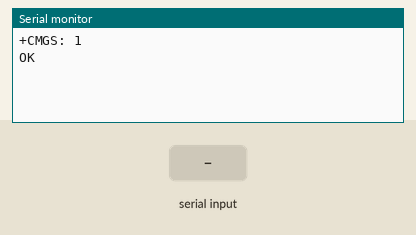
Bench run of a program on a simulated ESP32. Parts: the last lines printed to the serial monitor. The test bench sets the inputs (shaded band). Nothing arrives over Bluetooth unless stated; the modem accepts every AT command (registered, SIM ready, sends succeed) and sends nothing else.

Above: at 7.2 s.
7.3 s: "1" received over the second serial link
At 8.3 s:
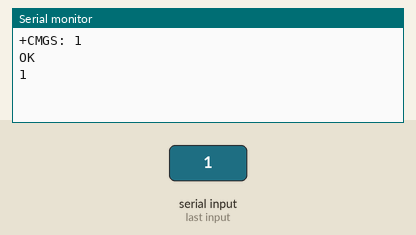
8.8 s: "0" received over the second serial link
At 9.4 s:
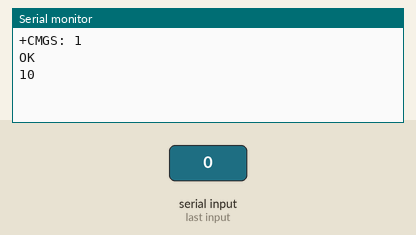

Measured:
- after the input at 7.3 s, the serial monitor: prints a new line at once (image 1)
- after the input at 8.8 s, the serial monitor: prints a new line at once (image 2)

The program:

main.cpp
```cpp
#include <HardwareSerial.h>
#include <BluetoothSerial.h>

#define GPS_BAUDRATE 115200  // The default baudrate of most GPS modules is 9600

#define RXD2 16
#define TXD2 17

HardwareSerial gpsSerial(2);  // GPS module connected to Serial2
BluetoothSerial SerialBT;

/**
 * @brief Sends a UBX (u-blox) command to the GPS module.
 *
 * @param payload Pointer to the array containing the UBX command payload.
 *                The payload should not include the preamble bytes (0xB5, 0x62)
 *                and the checksum bytes (CK_A, CK_B) as they are added internally.
 *                The function automatically calculates and appends the checksum
 *                to the payload before sending it to the GPS module.
 *
 * @param length  The length of the UBX command payload.
 *
 * @note The UBX protocol requires a specific start sequence (preamble) and
 *       checksum bytes at the end of each command. This function handles the
 *       generation of the preamble and checksum, allowing the caller to provide
 *       only the essential payload. Including preamble and checksum in the payload
 *       is not necessary, as this function takes care of their generation.
 */
void sendUBXCommand(const uint8_t *payload, size_t length) {
  uint8_t ckA = 0, ckB = 0;

  // Calculate Fletcher checksum for payload
  for (uint16_t i = 0; i < length; i++) {
    ckA = (ckA + payload[i]) % 256;
    ckB = (ckB + ckA) % 256;
  }

  // Start of UBX frame
  gpsSerial.write(0xB5);
  gpsSerial.write(0x62);

  // Write payload to serial
  for (size_t i = 0; i < length; i++) {
    gpsSerial.write(payload[i]);
  }

  // Write checksum to serial
  gpsSerial.write(ckA);
  gpsSerial.write(ckB);

  // Delay to ensure the GPS module processes the command
  delay(100);
}

/**
 * @brief Setup function to initialize the GPS module and configure its settings.
 *
 * @note Some fake GPS modules may encounter issues with the Battery-Backed RAM (BBR)
 *       and flash memory, causing settings to revert to their default after power loss
 *       (cold start). To address this, the GPS module is initially started at the default
 *       baud rate (9600 bps), and all necessary settings, including changing the baud rate
 *       to 115200 bps, are applied. Starting at 9600 bps ensures compatibility with modules
 *       that may have reset to their default settings. The change of baud rate to 115200 bps
 *       is done last to ensure that all other settings are successfully applied before the
 *       switch, as changing the baud rate interrupts communication until it matches on both ends.
 */
void setup() {
  Serial.begin(GPS_BAUDRATE);
  gpsSerial.begin(38400);  // Set the default baud rate
  SerialBT.begin("ESP32_GPS_Proxy");  // Set default Bluetooth device name

  String macAddress = SerialBT.getBtAddressString();
  String UID = macAddress.substring(9, 11) + macAddress.substring(12, 14) + macAddress.substring(15, 17);

  SerialBT.begin("GPS-" + UID);

  // Configure GNSS settings
  uint8_t CFG_GNSS[][40] = {
    //{0x06, 0x3E, 0x24, 0x00, 0x00, 0x16, 0x05, 0x04, 0x00, 0x04, 0x05, 0x00, 0x01, 0x00, 0x00, 0x00, 0x01, 0x00, 0x00, 0x00, 0x00, 0x00, 0x00, 0x00, 0x05, 0x00, 0x00, 0x00, 0x00, 0x00, 0x00, 0x00, 0x06, 0x00, 0x00, 0x00, 0x00, 0x00, 0x00, 0x00}
    {0x06, 0x3E, 0x24, 0x00, 0x00, 0x16, 0x16, 0x04, 0x00, 0x08, 0x10, 0x00, 0x01, 0x00, 0x00, 0x00, 0x01, 0x01, 0x06, 0x00, 0x01, 0x00, 0x00, 0x00, 0x05, 0x00, 0x00, 0x00, 0x00, 0x00, 0x00, 0x00, 0x06, 0x00, 0x00, 0x00, 0x00, 0x00, 0x00, 0x00}
  };

  for (size_t i = 0; i < (sizeof(CFG_GNSS) / sizeof(CFG_GNSS[0])); i++) {
    sendUBXCommand(CFG_GNSS[i], sizeof(CFG_GNSS[0]));
  }

  // Configure NMEA message output
  uint8_t CFG_MSG[][12] = {
    {0x06, 0x01, 0x08, 0x00, 0x0B, 0x30, 0x00, 0x00, 0x00, 0x00, 0x00, 0x00},
    {0x06, 0x01, 0x08, 0x00, 0x0B, 0x32, 0x00, 0x00, 0x00, 0x00, 0x00, 0x00},
    {0x06, 0x01, 0x08, 0x00, 0x0B, 0x33, 0x00, 0x00, 0x00, 0x00, 0x00, 0x00},
    {0x06, 0x01, 0x08, 0x00, 0x0B, 0x31, 0x00, 0x00, 0x00, 0x00, 0x00, 0x00},
    {0x06, 0x01, 0x08, 0x00, 0x0B, 0x01, 0x00, 0x00, 0x00, 0x00, 0x00, 0x00},
    {0x06, 0x01, 0x08, 0x00, 0x0B, 0x00, 0x00, 0x00, 0x00, 0x00, 0x00, 0x00},
    {0x06, 0x01, 0x08, 0x00, 0x21, 0x08, 0x00, 0x00, 0x00, 0x00, 0x00, 0x00},
    {0x06, 0x01, 0x08, 0x00, 0x0A, 0x0B, 0x00, 0x00, 0x00, 0x00, 0x00, 0x00},
    {0x06, 0x01, 0x08, 0x00, 0x0A, 0x09, 0x00, 0x00, 0x00, 0x00, 0x00, 0x00},
    {0x06, 0x01, 0x08, 0x00, 0x0A, 0x02, 0x00, 0x00, 0x00, 0x00, 0x00, 0x00},
    {0x06, 0x01, 0x08, 0x00, 0x0A, 0x06, 0x00, 0x00, 0x00, 0x00, 0x00, 0x00},
    {0x06, 0x01, 0x08, 0x00, 0x0A, 0x07, 0x00, 0x00, 0x00, 0x00, 0x00, 0x00},
    {0x06, 0x01, 0x08, 0x00, 0x0A, 0x21, 0x00, 0x00, 0x00, 0x00, 0x00, 0x00},
    {0x06, 0x01, 0x08, 0x00, 0x0A, 0x08, 0x00, 0x00, 0x00, 0x00, 0x00, 0x00},
    {0x06, 0x01, 0x08, 0x00, 0x01, 0x60, 0x00, 0x00, 0x00, 0x00, 0x00, 0x00},
    {0x06, 0x01, 0x08, 0x00, 0x01, 0x22, 0x00, 0x00, 0x00, 0x00, 0x00, 0x00},
    {0x06, 0x01, 0x08, 0x00, 0x01, 0x31, 0x00, 0x00, 0x00, 0x00, 0x00, 0x00},
    {0x06, 0x01, 0x08, 0x00, 0x01, 0x04, 0x00, 0x00, 0x00, 0x00, 0x00, 0x00},
    {0x06, 0x01, 0x08, 0x00, 0x01, 0x01, 0x00, 0x00, 0x00, 0x00, 0x00, 0x00},
    {0x06, 0x01, 0x08, 0x00, 0x01, 0x02, 0x00, 0x00, 0x00, 0x00, 0x00, 0x00},
    {0x06, 0x01, 0x08, 0x00, 0x01, 0x07, 0x00, 0x00, 0x00, 0x00, 0x00, 0x00},
    {0x06, 0x01, 0x08, 0x00, 0x01, 0x32, 0x00, 0x00, 0x00, 0x00, 0x00, 0x00},
    {0x06, 0x01, 0x08, 0x00, 0x01, 0x06, 0x00, 0x00, 0x00, 0x00, 0x00, 0x00},
    {0x06, 0x01, 0x08, 0x00, 0x01, 0x03, 0x00, 0x00, 0x00, 0x00, 0x00, 0x00},
    {0x06, 0x01, 0x08, 0x00, 0x01, 0x30, 0x00, 0x00, 0x00, 0x00, 0x00, 0x00},
    {0x06, 0x01, 0x08, 0x00, 0x01, 0x20, 0x00, 0x00, 0x00, 0x00, 0x00, 0x00},
    {0x06, 0x01, 0x08, 0x00, 0x01, 0x21, 0x00, 0x00, 0x00, 0x00, 0x00, 0x00},
    {0x06, 0x01, 0x08, 0x00, 0x01, 0x11, 0x00, 0x00, 0x00, 0x00, 0x00, 0x00},
    {0x06, 0x01, 0x08, 0x00, 0x01, 0x12, 0x00, 0x00, 0x00, 0x00, 0x00, 0x00},
    {0x06, 0x01, 0x08, 0x00, 0x02, 0x20, 0x00, 0x00, 0x00, 0x00, 0x00, 0x00},
    {0x06, 0x01, 0x08, 0x00, 0x0D, 0x03, 0x00, 0x00, 0x00, 0x00, 0x00, 0x00},
    {0x06, 0x01, 0x08, 0x00, 0x0D, 0x01, 0x00, 0x00, 0x00, 0x00, 0x00, 0x00},
    {0x06, 0x01, 0x08, 0x00, 0x0D, 0x06, 0x00, 0x00, 0x00, 0x00, 0x00, 0x00},
    {0x06, 0x01, 0x08, 0x00, 0xF0, 0x00, 0x01, 0x01, 0x01, 0x01, 0x01, 0x01},
    {0x06, 0x01, 0x08, 0x00, 0xF0, 0x01, 0x00, 0x00, 0x00, 0x00, 0x00, 0x01},
    {0x06, 0x01, 0x08, 0x00, 0xF0, 0x02, 0x00, 0x00, 0x00, 0x00, 0x00, 0x01},
    {0x06, 0x01, 0x08, 0x00, 0xF0, 0x03, 0x00, 0x00, 0x00, 0x00, 0x00, 0x01},
    {0x06, 0x01, 0x08, 0x00, 0xF0, 0x04, 0x00, 0x01, 0x00, 0x00, 0x00, 0x01},
    {0x06, 0x01, 0x08, 0x00, 0xF0, 0x05, 0x00, 0x00, 0x00, 0x00, 0x00, 0x01},
    {0x06, 0x01, 0x08, 0x00, 0xF0, 0x06, 0x00, 0x00, 0x00, 0x00, 0x00, 0x00},
    {0x06, 0x01, 0x08, 0x00, 0xF0, 0x07, 0x00, 0x00, 0x00, 0x00, 0x00, 0x00},
    {0x06, 0x01, 0x08, 0x00, 0xF0, 0x08, 0x00, 0x00, 0x00, 0x00, 0x00, 0x00},
    {0x06, 0x01, 0x08, 0x00, 0xF0, 0x09, 0x00, 0x00, 0x00, 0x00, 0x00, 0x00},
    {0x06, 0x01, 0x08, 0x00, 0xF0, 0x0A, 0x00, 0x00, 0x00, 0x00, 0x00, 0x00},
    {0x06, 0x01, 0x08, 0x00, 0xF0, 0x0D, 0x00, 0x00, 0x00, 0x00, 0x00, 0x00},
    {0x06, 0x01, 0x08, 0x00, 0xF1, 0x00, 0x00, 0x00, 0x00, 0x00, 0x00, 0x00},
    {0x06, 0x01, 0x08, 0x00, 0xF1, 0x03, 0x00, 0x00, 0x00, 0x00, 0x00, 0x00},
    {0x06, 0x01, 0x08, 0x00, 0xF1, 0x04, 0x00, 0x00, 0x00, 0x00, 0x00, 0x00}
  };

  for (size_t i = 0; i < (sizeof(CFG_MSG) / sizeof(CFG_MSG[0])); i++) {
    sendUBXCommand(CFG_MSG[i], sizeof(CFG_MSG[0]));
  }

  // Configure NMEA settings
  uint8_t CFG_NMEA[][16] = {
    {0x06, 0x17, 0x0C, 0x00, 0x00, 0x21, 0x00, 0x02, 0x00, 0x00, 0x00, 0x00, 0x01, 0x00, 0x00, 0x00},
  };

  for (size_t i = 0; i < (sizeof(CFG_NMEA) / sizeof(CFG_NMEA[0])); i++) {
    sendUBXCommand(CFG_NMEA[i], sizeof(CFG_NMEA[0]));
  }

  // Configure NAV5 settings
  uint8_t CFG_NAV5[][40] = {
    {0x06, 0x24, 0x24, 0x00, 0xFF, 0xFF, 0x04, 0x03, 0x00, 0x00, 0x00, 0x00, 0x10, 0x27, 0x00, 0x00, 0x05, 0x00, 0xFA, 0x00, 0xFA, 0x00, 0x64, 0x00, 0x2C, 0x01, 0x00, 0x3C, 0x00, 0x00, 0x00, 0x00, 0x00, 0x00, 0x00, 0x00, 0x00, 0x00, 0x00, 0x00}
  };

  for (size_t i = 0; i < (sizeof(CFG_NAV5) / sizeof(CFG_NAV5[0])); i++) {
    sendUBXCommand(CFG_NAV5[i], sizeof(CFG_NAV5[0]));
  }

  // Configure NAV5X settings
  uint8_t CFG_NAV5X[][44] = {
    {0x06, 0x23, 0x28, 0x00, 0x00, 0x00, 0xFF, 0xFF, 0x4F, 0x00, 0x00, 0x00, 0x03, 0x02, 0x03, 0x16, 0x07, 0x00, 0x00, 0x01, 0x00, 0x00, 0x9B, 0x06, 0x00, 0x00, 0x00, 0x00, 0x01, 0x01, 0x00, 0x01, 0x00, 0x64, 0x64, 0x00, 0x00, 0x01, 0x10, 0x00, 0x00, 0x00, 0x00, 0x00}
  };

  for (size_t i = 0; i < (sizeof(CFG_NAV5X) / sizeof(CFG_NAV5X[0])); i++) {
    sendUBXCommand(CFG_NAV5X[i], sizeof(CFG_NAV5X[0]));
  }

  // Configure VFG_ITFM settings
  uint8_t CFG_ITFM[][12] = {
    {0x06, 0x39, 0x08, 0x00, 0xF3, 0xAC, 0x62, 0xAD, 0x1E, 0x63, 0x00, 0x00}
  };

  for (size_t i = 0; i < (sizeof(CFG_ITFM) / sizeof(CFG_ITFM[0])); i++) {
    sendUBXCommand(CFG_ITFM[i], sizeof(CFG_ITFM[0]));
  }

  // Configure rate settings to 18HZ
  uint8_t CFG_RATE[][10] = {
    {0x06, 0x08, 0x06, 0x00, 0x32, 0x00, 0x01, 0x00, 0x00, 0x00}
  };

  for (size_t i = 0; i < (sizeof(CFG_RATE) / sizeof(CFG_RATE[0])); i++) {
    sendUBXCommand(CFG_RATE[i], sizeof(CFG_RATE[0]));
  }

  // Configure SBAS settings
  uint8_t CFG_SBAS[][12] = {
    {0x06, 0x16, 0x08, 0x00, 0x01, 0x03, 0x03, 0x00, 0x00, 0x00, 0x00, 0x00}
  };

  for (size_t i = 0; i < (sizeof(CFG_SBAS) / sizeof(CFG_SBAS[0])); i++) {
    sendUBXCommand(CFG_SBAS[i], sizeof(CFG_SBAS[0]));
  }

  // Change baud rate to 115200 bps (must be the last setting applied)
  uint8_t CFG_PRT[][24] = {
    {0x06, 0x00, 0x14, 0x00, 0x00, 0x00, 0x00, 0x00, 0x84, 0x00, 0x00, 0x00, 0x00, 0x00, 0x00, 0x00, 0x00, 0x00, 0x00, 0x00, 0x00, 0x00, 0x00, 0x00},
    {0x06, 0x00, 0x14, 0x00, 0x02, 0x00, 0x00, 0x00, 0xC0, 0x38, 0x00, 0x00, 0x00, 0x00, 0x00, 0x00, 0x00, 0x00, 0x00, 0x00, 0x00, 0x00, 0x00, 0x00},
    {0x06, 0x00, 0x14, 0x00, 0x03, 0x00, 0x00, 0x00, 0x00, 0x00, 0x00, 0x00, 0x00, 0x00, 0x00, 0x00, 0x00, 0x00, 0x00, 0x00, 0x00, 0x00, 0x00, 0x00},
    {0x06, 0x00, 0x14, 0x00, 0x04, 0x00, 0x00, 0x00, 0x00, 0x32, 0x00, 0x00, 0x00, 0x00, 0x00, 0x00, 0x07, 0x00, 0x03, 0x00, 0x00, 0x00, 0x00, 0x00},
    {0x06, 0x00, 0x14, 0x00, 0x01, 0x00, 0x00, 0x00, 0xC0, 0x08, 0x00, 0x00, 0x00, 0xC2, 0x01, 0x00, 0x03, 0x00, 0x03, 0x00, 0x00, 0x00, 0x00, 0x00}
  };

  for (size_t i = 0; i < (sizeof(CFG_PRT) / sizeof(CFG_PRT[0])); i++) {
    sendUBXCommand(CFG_PRT[i], sizeof(CFG_PRT[0]));
  }

  // Change GPS baud rate to 115200 bps
  gpsSerial.begin(GPS_BAUDRATE);
}

void loop() {
  // Read data from the GPS module and transmit it over Bluetooth and Serial
  if (gpsSerial.available() > 0) {
    char gpsData = gpsSerial.read();
    SerialBT.write(gpsData);  // Transmit GPS data over Bluetooth
    Serial.write(gpsData); // Transmit GPS data over Serial
  }

  // Read data from Bluetooth and transmit it to the GPS module and Serial
  if (SerialBT.available() > 0) {
    char btData = SerialBT.read();
    gpsSerial.write(btData);
    Serial.write(btData);
  }

  // Read data from Serial and transmit it to the GPS module and Bluetooth
  if(Serial.available() > 0) {
    char sData = Serial.read();
    gpsSerial.write(sData);
    SerialBT.write(sData);
  }
}
```
